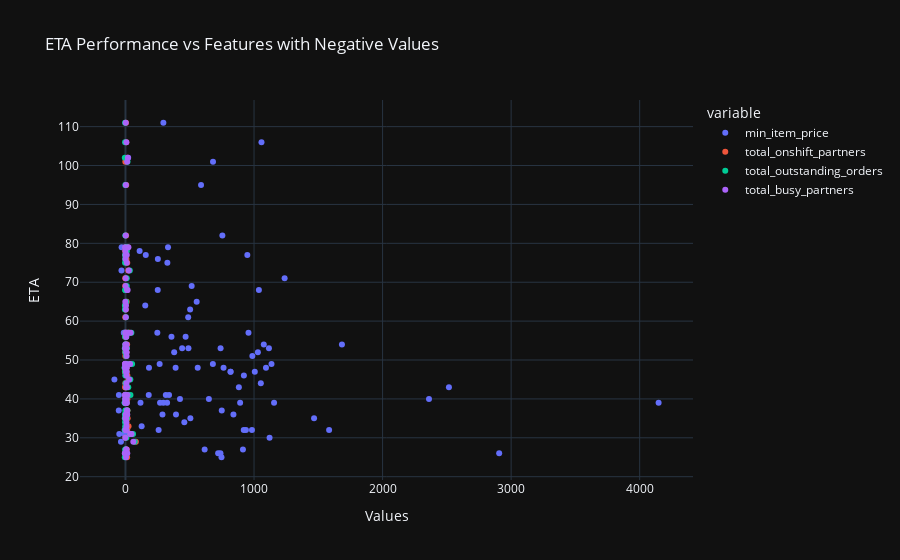

Source (notebook cell):
### Markdown cell above
**Observe**
- Outliers observed in total_items, max_item_price and subtotal most.

### Code cell
from pyspark.sql.functions import col
import plotly.express as px
import plotly.io as pio

pio.renderers.default = "jupyterlab+png"

negative_cols = ['min_item_price','total_onshift_partners','total_outstanding_orders','total_busy_partners']
negative_pd_df = df.filter( (col('min_item_price')<0) | (col('total_onshift_partners')<0)  | (col('total_outstanding_orders')<0) 
          | (col('total_busy_partners')<0)  ).select(*negative_cols+['eta']).dropna().toPandas()

melted_df = negative_pd_df.melt(id_vars=['eta'], value_vars=negative_cols, var_name='variable', value_name='value')

fig = px.scatter(melted_df, x='value', y='eta',color='variable',title='ETA Performance vs Features with Negative Values')
fig.update_layout(xaxis_title='Values', yaxis_title='ETA')
fig.show()

### Figure 1 — Plotly figure (JSON) as saved in the notebook; plotly's stock layout.template omitted (floating-point values rounded to 4 significant figures)
{"data": [{"hovertemplate": "variable=min_item_price<br>value=%{x}<br>eta=%{y}<extra></extra>", "legendgroup": "min_item_price", "marker": {"color": "#636efa", "symbol": "circle"}, "mode": "markers", "name": "min_item_price", "orientation": "v", "showlegend": true, "type": "scatter", "x": [-86, -1, 840, 1238, 1116, 892, 158, 393, 441, 754, 984, 680, 554, 987, 681, 2907, 258, 126, -35, -48, 1058, 295, 4147, 818, 562, 424, 331, 1136, 339, 379, 1684, 1093, 468, 1076, 183, -31, 490, 763, 324, 505, 747, 817, -13, 326, 117, 948, 921, -30, 288, 458, 914, 739, 488, 110, 269, -9, -7, 721, 1584, 251, 295, 181, 154, 390, 882, 616, 920, 749, 1030, 2361, 1053, 503, 649, 588, -6, 21, 248, -51, 358, 1467, 252, 1156, 1006, 1038, 314, -52, 1121, 515, 957, 740, 266, 2516, 937], "xaxis": "x", "y": [45, 49, 36, 71, 53, 39, 77, 36, 53, 82, 32, 49, 65, 51, 101, 26, 32, 33, 29, 31, 106, 39, 39, 47, 48, 40, 79, 49, 41, 52, 54, 48, 56, 54, 48, 73, 53, 48, 39, 35, 25, 47, 57, 75, 39, 77, 46, 79, 36, 34, 27, 26, 61, 78, 39, 57, 31, 26, 32, 68, 111, 41, 64, 48, 43, 27, 32, 37, 52, 40, 44, 63, 40, 95, 31, 102, 57, 41, 56, 35, 76, 39, 47, 68, 41, 37, 30, 69, 57, 53, 49, 43, 32], "yaxis": "y"}, {"hovertemplate": "variable=total_onshift_partners<br>value=%{x}<br>eta=%{y}<extra></extra>", "legendgroup": "total_onshift_partners", "marker": {"color": "#EF553B", "symbol": "circle"}, "mode": "markers", "name": "total_onshift_partners", "orientation": "v", "showlegend": true, "type": "scatter", "x": [24, 33, 11, -2, 1, -2, 7, 9, 0, 5, 5, -1, 10, -1, -1, 9, 6, 24, 81, 36, 6, 6, 9, -1, 2, 6, 5, 2, -3, -2, 2, 0, 2, 13, 4, 22, 5, 9, 5, 11, 13, 9, 29, 14, 3, 1, 15, 18, 8, 6, 3, 9, -2, -2, -2, 28, 49, 7, 5, 5, 4, 9, -2, -2, -2, 10, -2, 14, 8, 7, -1, 2, 15, 6, 49, 13, 8, 21, -2, 17, 8, 10, -4, 12, 14, 15, 0, -2, 2, -1, 8, -2, 14], "xaxis": "x", "y": [45, 49, 36, 71, 53, 39, 77, 36, 53, 82, 32, 49, 65, 51, 101, 26, 32, 33, 29, 31, 106, 39, 39, 47, 48, 40, 79, 49, 41, 52, 54, 48, 56, 54, 48, 73, 53, 48, 39, 35, 25, 47, 57, 75, 39, 77, 46, 79, 36, 34, 27, 26, 61, 78, 39, 57, 31, 26, 32, 68, 111, 41, 64, 48, 43, 27, 32, 37, 52, 40, 44, 63, 40, 95, 31, 102, 57, 41, 56, 35, 76, 39, 47, 68, 41, 37, 30, 69, 57, 53, 49, 43, 32], "yaxis": "y"}, {"hovertemplate": "variable=total_outstanding_orders<br>value=%{x}<br>eta=%{y}<extra></extra>", "legendgroup": "total_outstanding_orders", "marker": {"color": "#00cc96", "symbol": "circle"}, "mode": "markers", "name": "total_outstanding_orders", "orientation": "v", "showlegend": true, "type": "scatter", "x": [38, 52, -2, 10, 3, 1, -2, -1, 9, -1, 7, 6, 6, 5, 16, 5, -6, -2, 72, 43, -3, 8, -5, 7, -6, 3, 3, 12, 16, 5, 5, 6, -3, -1, -6, 34, -5, -1, -6, 11, -5, -3, 22, -3, -6, -1, -1, 12, -4, -3, -1, -2, 3, 11, 2, 46, 59, 10, -5, -1, -3, 4, -4, -1, 22, -1, -3, -1, -1, -1, 1, -4, 8, -1, 37, -5, -3, 39, 6, -5, -2, -1, 3, -2, 0, 15, 7, 10, 23, 10, 8, 6, -1], "xaxis": "x", "y": [45, 49, 36, 71, 53, 39, 77, 36, 53, 82, 32, 49, 65, 51, 101, 26, 32, 33, 29, 31, 106, 39, 39, 47, 48, 40, 79, 49, 41, 52, 54, 48, 56, 54, 48, 73, 53, 48, 39, 35, 25, 47, 57, 75, 39, 77, 46, 79, 36, 34, 27, 26, 61, 78, 39, 57, 31, 26, 32, 68, 111, 41, 64, 48, 43, 27, 32, 37, 52, 40, 44, 63, 40, 95, 31, 102, 57, 41, 56, 35, 76, 39, 47, 68, 41, 37, 30, 69, 57, 53, 49, 43, 32], "yaxis": "y"}, {"hovertemplate": "variable=total_busy_partners<br>value=%{x}<br>eta=%{y}<extra></extra>", "legendgroup": "total_busy_partners", "marker": {"color": "#ab63fa", "symbol": "circle"}, "mode": "markers", "name": "total_busy_partners", "orientation": "v", "showlegend": true, "type": "scatter", "x": [29, 36, 14, 2, -1, 5, 10, 7, -1, 2, -1, 6, -1, 9, 13, -1, 6, 8, 61, 36, 7, -1, -2, 4, 5, -1, -3, -4, 0, 8, -1, -4, 5, 9, 0, 26, 8, 10, 4, -1, 4, 8, 17, 10, 5, 0, 8, 23, 2, 7, 9, 14, 3, -1, 2, 40, 47, -5, 7, 12, 2, -3, 4, 6, 12, 5, 3, 11, 7, 9, 7, 3, -1, 3, 41, 19, 5, 16, 6, 5, 0, 11, 7, 17, -1, 13, -1, 1, -2, 5, -2, 5, 3], "xaxis": "x", "y": [45, 49, 36, 71, 53, 39, 77, 36, 53, 82, 32, 49, 65, 51, 101, 26, 32, 33, 29, 31, 106, 39, 39, 47, 48, 40, 79, 49, 41, 52, 54, 48, 56, 54, 48, 73, 53, 48, 39, 35, 25, 47, 57, 75, 39, 77, 46, 79, 36, 34, 27, 26, 61, 78, 39, 57, 31, 26, 32, 68, 111, 41, 64, 48, 43, 27, 32, 37, 52, 40, 44, 63, 40, 95, 31, 102, 57, 41, 56, 35, 76, 39, 47, 68, 41, 37, 30, 69, 57, 53, 49, 43, 32], "yaxis": "y"}], "layout": {"autosize": true, "legend": {"title": {"text": "variable"}, "tracegroupgap": 0}, "title": {"text": "ETA Performance vs Features with Negative Values"}, "xaxis": {"anchor": "y", "autorange": true, "domain": [0, 1], "range": [-334.3, 4395.0], "title": {"text": "Values"}, "type": "linear"}, "yaxis": {"anchor": "x", "autorange": true, "domain": [0, 1], "range": [17.9, 118.1], "title": {"text": "ETA"}, "type": "linear"}}}
